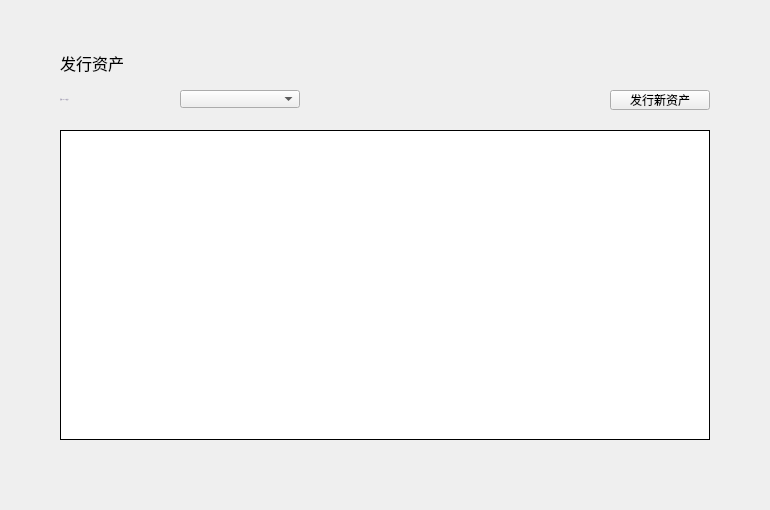
<?xml version="1.0" encoding="UTF-8"?>
<ui version="4.0">
 <class>IssueAssetPage</class>
 <widget class="QWidget" name="IssueAssetPage">
  <property name="geometry">
   <rect>
    <x>0</x>
    <y>0</y>
    <width>770</width>
    <height>510</height>
   </rect>
  </property>
  <property name="windowTitle">
   <string>Form</string>
  </property>
  <widget class="QLabel" name="label">
   <property name="geometry">
    <rect>
     <x>60</x>
     <y>90</y>
     <width>120</width>
     <height>18</height>
    </rect>
   </property>
   <property name="font">
    <font>
     <family>Microsoft YaHei UI Light</family>
     <pointsize>-1</pointsize>
     <weight>50</weight>
     <italic>false</italic>
     <bold>false</bold>
    </font>
   </property>
   <property name="styleSheet">
    <string notr="true">QLabel{color: rgb(137,129,161);
font: 11px &quot;Microsoft YaHei UI Light&quot;;}</string>
   </property>
   <property name="text">
    <string>当前DIRECTOR账户</string>
   </property>
   <property name="alignment">
    <set>Qt::AlignLeading|Qt::AlignLeft|Qt::AlignVCenter</set>
   </property>
  </widget>
  <widget class="QComboBox" name="accountComboBox">
   <property name="geometry">
    <rect>
     <x>180</x>
     <y>90</y>
     <width>120</width>
     <height>18</height>
    </rect>
   </property>
   <property name="font">
    <font>
     <family>微软雅黑</family>
     <weight>50</weight>
     <bold>false</bold>
    </font>
   </property>
   <property name="focusPolicy">
    <enum>Qt::NoFocus</enum>
   </property>
   <property name="styleSheet">
    <string notr="true"/>
   </property>
  </widget>
  <widget class="QTableWidget" name="assetIssuerTableWidget">
   <property name="geometry">
    <rect>
     <x>60</x>
     <y>130</y>
     <width>650</width>
     <height>310</height>
    </rect>
   </property>
   <property name="cursor" stdset="0">
    <cursorShape>ArrowCursor</cursorShape>
   </property>
   <property name="layoutDirection">
    <enum>Qt::LeftToRight</enum>
   </property>
   <property name="styleSheet">
    <string notr="true"/>
   </property>
   <property name="frameShape">
    <enum>QFrame::Box</enum>
   </property>
   <property name="frameShadow">
    <enum>QFrame::Plain</enum>
   </property>
   <property name="verticalScrollBarPolicy">
    <enum>Qt::ScrollBarAsNeeded</enum>
   </property>
   <property name="horizontalScrollBarPolicy">
    <enum>Qt::ScrollBarAlwaysOff</enum>
   </property>
   <property name="autoScroll">
    <bool>true</bool>
   </property>
   <property name="editTriggers">
    <set>QAbstractItemView::NoEditTriggers</set>
   </property>
   <property name="selectionMode">
    <enum>QAbstractItemView::NoSelection</enum>
   </property>
   <property name="iconSize">
    <size>
     <width>19</width>
     <height>12</height>
    </size>
   </property>
   <property name="showGrid">
    <bool>true</bool>
   </property>
   <property name="gridStyle">
    <enum>Qt::SolidLine</enum>
   </property>
   <attribute name="horizontalHeaderVisible">
    <bool>false</bool>
   </attribute>
   <attribute name="horizontalHeaderCascadingSectionResizes">
    <bool>false</bool>
   </attribute>
   <attribute name="horizontalHeaderHighlightSections">
    <bool>false</bool>
   </attribute>
   <attribute name="verticalHeaderVisible">
    <bool>false</bool>
   </attribute>
   <attribute name="verticalHeaderHighlightSections">
    <bool>false</bool>
   </attribute>
   <column>
    <property name="text">
     <string>币种</string>
    </property>
    <property name="font">
     <font>
      <family>微软雅黑</family>
     </font>
    </property>
    <property name="textAlignment">
     <set>AlignCenter</set>
    </property>
   </column>
   <column>
    <property name="text">
     <string>发行者</string>
    </property>
    <property name="font">
     <font>
      <family>微软雅黑</family>
     </font>
    </property>
    <property name="textAlignment">
     <set>AlignCenter</set>
    </property>
   </column>
   <column>
    <property name="text">
     <string>发行量</string>
    </property>
    <property name="font">
     <font>
      <family>微软雅黑</family>
     </font>
    </property>
    <property name="textAlignment">
     <set>AlignCenter</set>
    </property>
   </column>
   <column>
    <property name="text">
     <string>发行量上限</string>
    </property>
    <property name="font">
     <font>
      <family>微软雅黑</family>
     </font>
    </property>
    <property name="textAlignment">
     <set>AlignCenter</set>
    </property>
   </column>
   <column>
    <property name="text">
     <string/>
    </property>
   </column>
  </widget>
  <widget class="QToolButton" name="createAssetBtn">
   <property name="geometry">
    <rect>
     <x>610</x>
     <y>90</y>
     <width>100</width>
     <height>20</height>
    </rect>
   </property>
   <property name="font">
    <font>
     <family>微软雅黑</family>
     <weight>50</weight>
     <italic>false</italic>
     <bold>false</bold>
    </font>
   </property>
   <property name="cursor">
    <cursorShape>PointingHandCursor</cursorShape>
   </property>
   <property name="focusPolicy">
    <enum>Qt::NoFocus</enum>
   </property>
   <property name="styleSheet">
    <string notr="true"/>
   </property>
   <property name="text">
    <string>发行新资产</string>
   </property>
  </widget>
  <widget class="QLabel" name="title_label">
   <property name="geometry">
    <rect>
     <x>60</x>
     <y>50</y>
     <width>200</width>
     <height>26</height>
    </rect>
   </property>
   <property name="font">
    <font>
     <family>微软雅黑</family>
     <pointsize>12</pointsize>
     <weight>50</weight>
     <italic>false</italic>
     <bold>false</bold>
    </font>
   </property>
   <property name="styleSheet">
    <string notr="true"/>
   </property>
   <property name="text">
    <string>发行资产</string>
   </property>
  </widget>
 </widget>
 <resources/>
 <connections/>
</ui>
